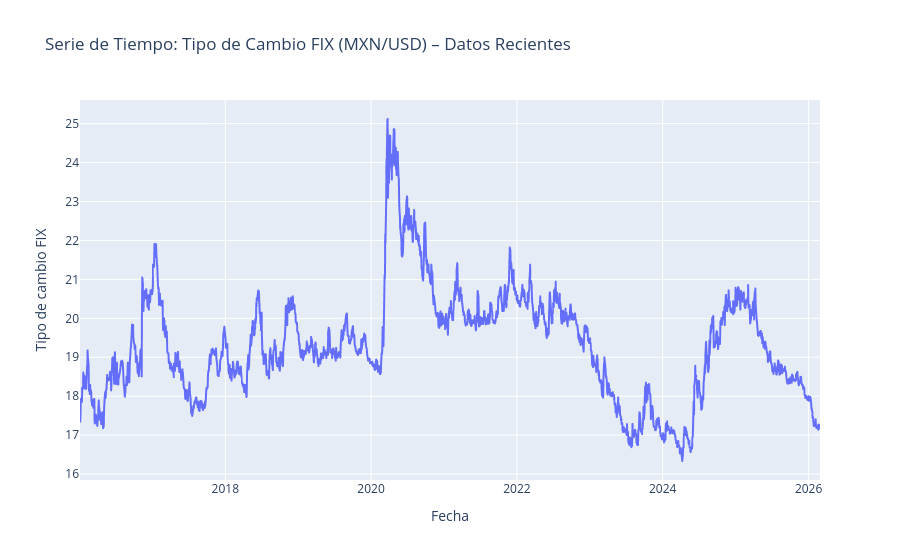

The notebook cell saved with this chart:
### Code cell
fig = px.line(
    df_cut,
    x=df_cut.index,
    y="dato",
    title="Serie de Tiempo: Tipo de Cambio FIX (MXN/USD) – Datos Recientes"
)

fig.update_layout(
    xaxis_title="Fecha",
    yaxis_title="Tipo de cambio FIX",
)

fig.show()

### Figure 1 — Plotly figure (JSON) as saved in the notebook; plotly's stock layout.template omitted (floating-point values rounded to 4 significant figures; data arrays with more than 128 entries replaced by an {"elided": "..."} marker saying what was removed)
{"data": [{"hovertemplate": "fecha=%{x}<br>dato=%{y}<extra></extra>", "legendgroup": "", "line": {"color": "#636efa", "dash": "solid"}, "marker": {"symbol": "circle"}, "mode": "lines", "name": "", "showlegend": false, "type": "scattergl", "x": {"elided": "2555 str values"}, "xaxis": "x", "y": {"elided": "2555 float values"}, "yaxis": "y"}], "layout": {"legend": {"tracegroupgap": 0}, "title": {"text": "Serie de Tiempo: Tipo de Cambio FIX (MXN/USD) – Datos Recientes"}, "xaxis": {"anchor": "y", "domain": [0, 1], "title": {"text": "Fecha"}}, "yaxis": {"anchor": "x", "domain": [0, 1], "title": {"text": "Tipo de cambio FIX"}}}}
